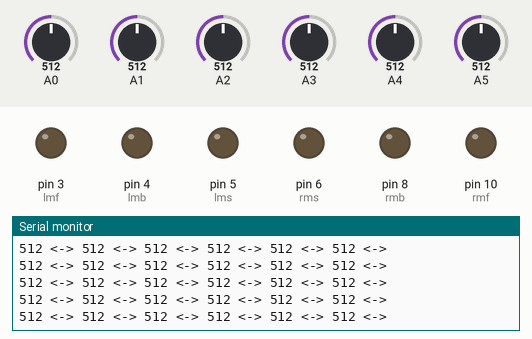
The sketch below on a simulated Arduino Uno, built with avr-gcc and run on an emulated ATmega328P. Parts: output pins drawn as LEDs (lit = HIGH), the last lines printed to the serial monitor. The inputs (shaded band) are chosen by the test bench; at power-on: A1 = 512, A0 = 512, A2 = 512, A3 = 512, A4 = 512, A5 = 512.

Above: at 1.2 s.
1.3 s: A1 set to 111
At 2.3 s:
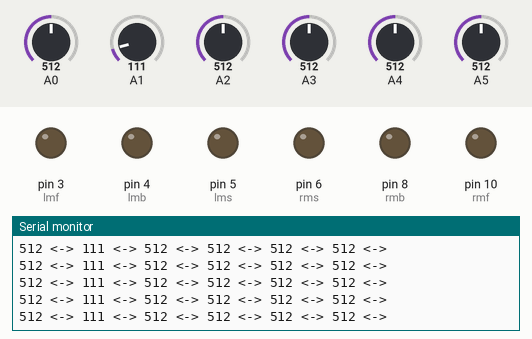
4.3 s: A1 set to 90
At 4.8 s:
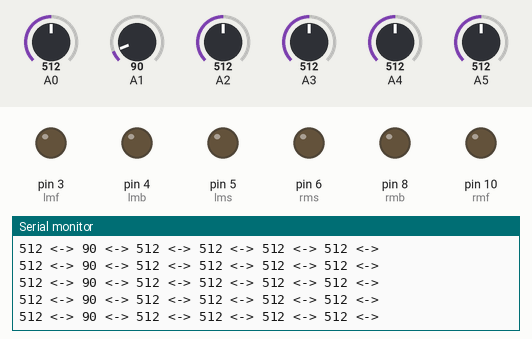
Timing chart, 0 to 7.3 s (numbered marks = the images above; inputs shaded):
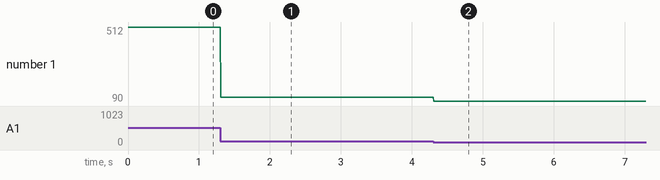

The sketch:

sketch_feb19a.ino
```cpp
#define lms 5
#define rms 6
#define lmf 3
#define lmb 4
#define rmf 10
#define rmb 8

//all speed
#define sp 8
#define tsp 120

int s[6];
int base[] = {32, 16, 8, 4, 2, 1};
int thresh[] = {200, 200, 200, 200, 200, 200};
int sensor;
byte sum;

//control
byte flag = 0, cross = 0;

void setup() {
  // put your setup code here, to run once:
  for(int i = 14; i < 20; i++)
  {
    pinMode(i, INPUT);
  }
  pinMode(lms, OUTPUT);
  pinMode(lmf, OUTPUT);
  pinMode(lmb, OUTPUT);
  pinMode(rms, OUTPUT);
  pinMode(rmf, OUTPUT);
  pinMode(rmb, OUTPUT);

  Serial.begin(115200);

}

void loop() {
  // put your main code here, to run repeatedly:

  analog_print();
  // digital_print();
  // line_follow();

  //Motor Check
  // motor(100, 100);
  // delay(2000);
  // motor(-100, 100);
  // delay(2000);

  // motor(-100, -100);
  // delay(1000);

}
```

Motor.ino
```cpp
void motor(int ls, int rs)
{
  if(ls >= 0)
  {
    digitalWrite(lmf, 1);
    digitalWrite(lmb, 0);
    analogWrite(lms, ls);
  }
  else
  {
    ls *= -1;
    digitalWrite(lmf, 0);
    digitalWrite(lmb, 1);
    analogWrite(lms, ls);
  }

  if(rs >= 0)
  {
    digitalWrite(rmf, 1);
    digitalWrite(rmb, 0);
    analogWrite(rms, ls);
  }
  else
  {
    ls *= -1;
    digitalWrite(rmf, 0);
    digitalWrite(rmb, 1);
    analogWrite(rms, rs);
  }
}
```

Sensor.ino
```cpp
void read_sensor()
{
  sum = 0;
  sensor = 0;

  for(int i = 0; i < 6; i++)
  {
    s[i] = analogRead(i+14);
    s[i] = s[i] > thresh[i];
    sensor += s[i] * base[i];
    sum += s[i];
  }
}

void analog_print()
{
  for(int i = 0; i < 6; i++)
  {
    s[i] = analogRead(i+14);
    Serial.print(s[i]);
    Serial.print(" <-> ");
  }
  Serial.println();
}

void digital_print()
{
  read_sensor();
  Serial.print(sensor, BIN);
  Serial.print(" => ");
  Serial.println(sum);
}
```

line_follow.ino
```cpp
void line_follow() {
  while (1) {
    read_sensor();

    //out of line
    if (sum == 0) {
      if (flag) {
        if (flag == 1) {
          motor(-tsp, tsp);
        } else if (flag == 2) {
          motor(tsp, -tsp);
        }
        while ((!s[2] && !s[3])) {
          read_sensor();
        }
        flag = 0;
        cross = 0;
      }
    }
    //normal line
    else if (sum == 1 || sum == 2) {
      if (sensor == 0b001100) {
        motor(10*sp, 10*sp);
      }
      //left part
      else if (sensor == 0b001000) {
        motor(9*sp, 10*sp);
      } else if (sensor == 0b011000) {
        motor(7*sp, 10*sp);
      } else if (sensor == 0b010000) {
        motor(5*sp, 10*sp);
      } else if (sensor == 0b110000) {
        motor(2*sp, 10*sp);
      } else if (sensor == 0b100000) {
        motor(-3*sp, 10*sp);
      }
      //right part
      else if (sensor == 0b000100) {
        motor(10*sp, 9*sp);
      } else if (sensor == 0b000110) {
        motor(10*sp, 7*sp);
      } else if (sensor == 0b000010) {
        motor(10*sp, 5*sp);
        Serial.println("r_l_1");
      } else if (sensor == 0b000011) {
        motor(10*sp, 2*sp);
        Serial.println("r_l_2");
      } else if (sensor == 0b000001) {
        motor(10*sp, -3*sp);
        Serial.println("r_l_3");
      }
    }
    //turn
    else if (sum > 2 && sum < 6) {
      if (s[0] && (s[2] || s[3]) && !s[5]) {
        flag = 1;
      } else if (!s[0] && (s[2] || s[3]) && s[5]) {
        flag = 2;
      }

    }
    //all sensor
    else if (sum == 6) {
      if(s[0])
      {
        flag = 1;
      }
      else if(s[5])
      {
        flag = 2;
      }
      // motor(0, 0);
      // while (1)
      //   ;
    }
  }
}
```

Measured:
- after the input at 1.3 s, the serial monitor: prints a new line at once (image 1)
- after the input at 4.3 s, the serial monitor: prints a new line at once (image 2)
- plotted number 1: 512 → 111 after the input at 1.3 s, 111 → 90 after the input at 4.3 s
